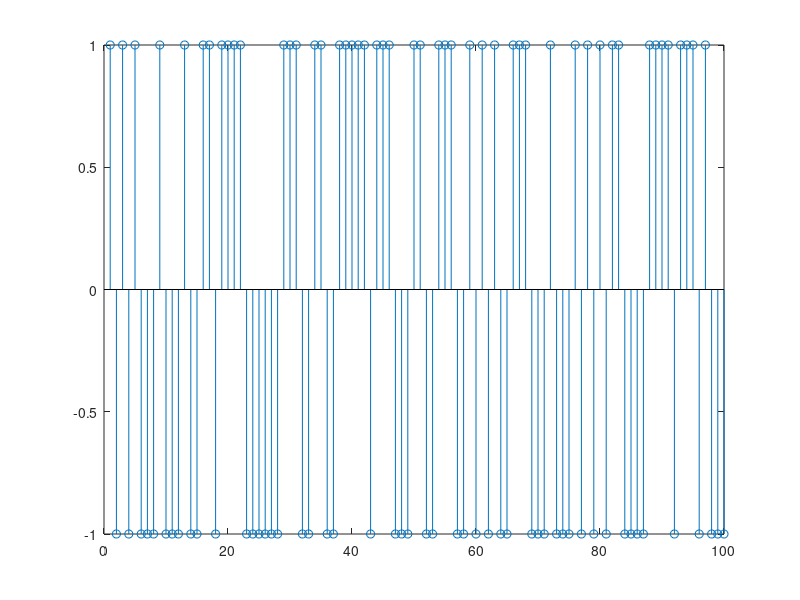

Write MATLAB code to recreate this figure. (Note: this script raises an error after producing the figure.)
% Sinc Pulse Shaping
close all; clear; clc;
%%%%%%%%%%%%%%%%%%%%%%%%%%%%%%%%%%%%%%%%%%%%%%%%%%%%%%%
% generate a random BPSK sequence
bpskSequence = randi([0 1], 1, 100); % Generate a random BPSK sequence
bpskSignal = 2*bpskSequence - 1; % Map 0 to -1 and 1 to 1
figure(1);
stem(bpskSignal);
%%%%%%%%%%%%%%%%%%%%%%%%%%%%%%%%%%%%%%%%%%%%%%%%%%%%%%%
%%
%%%%%%%%%%%%%%%%%%%%%%%%%%%%%%%%%%%%%%%%%%%%%%%%%%%%%%%
% generate a windowed sinc function
fs = 10; % Sampling frequency
t = -4:1/fs:4; % Time vector (implicit rectangular window)
h = sinc(t); % Generate sinc pulse

[H, w] = freqz(h, 1, 4096);
H_dB = 20 * log10(abs(H));
%%%%%%%%%%%%%%%%%%%%%%%%%%%%%%%%%%%%%%%%%%%%%%%%%%%%%%%
%%%%%%%%%%%%%%%%%%%%%%%%%%%%%%%%%%%%%%%%%%%%%%%%%%%%%%%
% Interpolate the sequence by 10
interpolated_bpskSIgnal = upfirdn(bpskSignal, 1, 10);
%%%%%%%%%%%%%%%%%%%%%%%%%%%%%%%%%%%%%%%%%%%%%%%%%%%%%%%
%%%%%%%%%%%%%%%%%%%%%%%%%%%%%%%%%%%%%%%%%%%%%%%%%%%%%%%
% Apply filter
PS_output = filter(h, 1, interpolated_bpskSIgnal);
%%%%%%%%%%%%%%%%%%%%%%%%%%%%%%%%%%%%%%%%%%%%%%%%%%%%%%%

 %%%%%%%%%%%%%%%%%%%%%%%%%%%%%%%%%%%%%%%%%%%%%%%%%%%%%%%%%%%%%%%%%%%
 % plot results
 % Impulse Response
figure(2);
stem(h);
title('Sinc Impulse Response'); xlabel('Index'); ylabel('Magnitude'); grid on;
% Magnatude Response
figure(3);
plot(w, H_dB, '-');
title('Sinc Filter Frequency Response');
set(gca, 'XTick', -pi:pi/10:pi);
set(gca, 'XTickLabel', {'0', '0.1pi', '0.2pi', '0.3pi', '0.4pi', '0.5pi', ...
    '0.6pi', '0.7pi', '0.8pi', '0.9pi', 'pi'});
xlabel('Normalized Frequency');
ylabel('Magnitude Response (dB)');
grid on;
% Filtered Data
figure(4);
plot(PS_output); hold on;
title("Sinc Pulse Output Signals");
grid on;
%%%%%%%%%%%%%%%%%%%%%%%%%%%%%%%%%%%%%%%%%%%%%%%%%%%%%%%%%%%%%%%%%%%